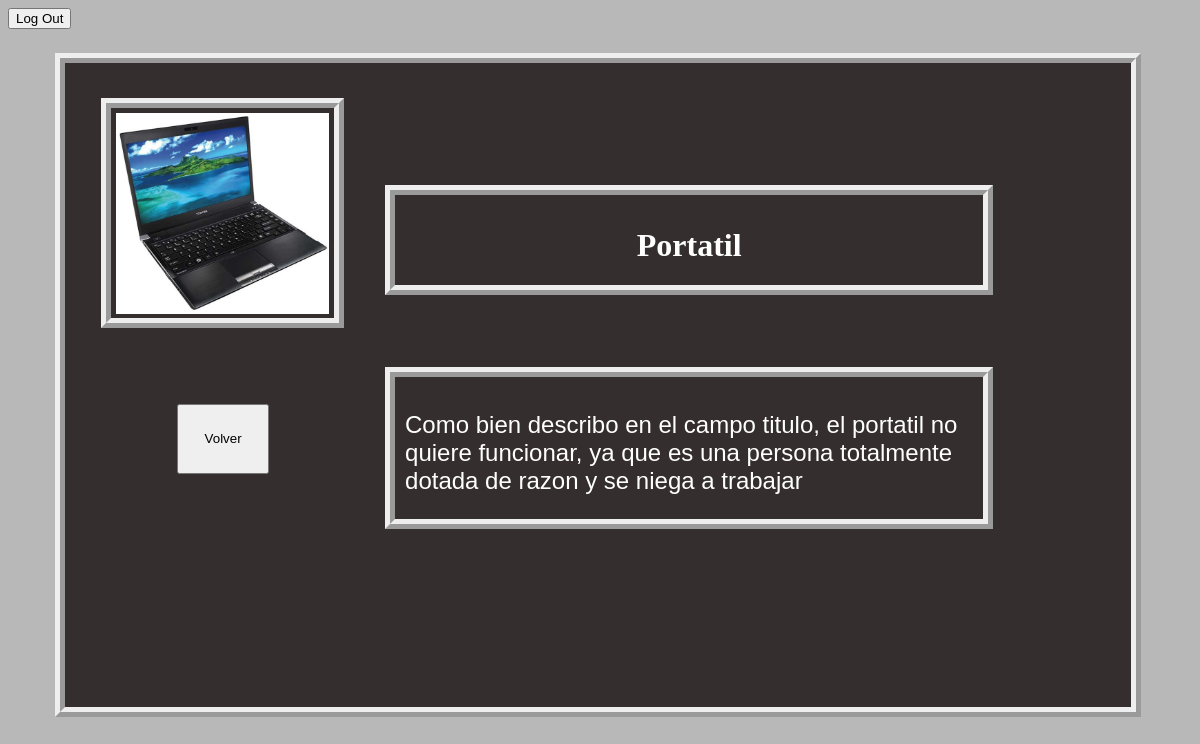
The page /php/informacion2.php?Recurso=3 on the database its author committed.
### tables this page shows
CREATE TABLE `incidencias` (
  `Id_incidencias` int(10) NOT NULL,
  `id_sala` int(10) NOT NULL,
  `id_usuario` int(10) NOT NULL,
  `titulo` varchar(50) NOT NULL,
  `descripcion` varchar(255) NOT NULL,
  `resuelta` varchar(5) NOT NULL DEFAULT 'false'
);

CREATE TABLE `equipos_sala` (
  `Id_equipo_sala` int(10) NOT NULL,
  `tipo_equipo_sala` varchar(25) NOT NULL,
  `equipo_sala` varchar(10) NOT NULL,
  `Disponible` varchar(5) NOT NULL DEFAULT 'true',
  `descripcion` varchar(255) DEFAULT NULL,
  `foto` varchar(100) NOT NULL
);

### php/informacion2.php (the view, shortened to what this page needs)
<!DOCTYPE html>
<html>
	<head>
		<link rel="stylesheet" type="text/css" href="../css/styles.css">
	</head>
	<body>
		<button onclick="LogOut()">Log Out</button>
		<div class="reserva_total">
			<?php
			$link = mysqli_connect('172.24.17.192', 'root', '1234', 'proyecto1eleven');
			$Id=$_REQUEST['Recurso'];
			$Sql="SELECT incidencias.descripcion, equipos_sala.foto, equipos_sala.tipo_equipo_sala FROM equipos_sala inner join incidencias  on equipos_sala.Id_equipo_sala = incidencias.id_sala where Id_incidencias=".$Id;
			$Sql2=mysqli_query($link,$Sql);
			ForEach($Sql2 as $query){
				if ($query['foto']!="") {
					echo "<div class='imagen'>";
						echo "<img src='".$query['foto']."'>";
					echo "</div>";
				}else{
					echo "<div></div>";
				}
			echo "<div class='titulo'>";
				echo "<h1>$query[tipo_equipo_sala]</h1>";
			echo "</div>";
		}
			?>
			<div class='reserva_boton'>
				<button id="BotonReserva" value="$Id" onclick="window.location.href='recursosAdministrador.php'" >Volver</button>
			</div>
			<?php
			echo "<div class='descripcion'>";
			$Nueva_var=utf8_encode($query["descripcion"]);
				echo "<p>".$Nueva_var."</p>";
			echo "</div>";
			?>
		</div>
	</body>
</html>

### css/styles.css (style rules this page uses)
html { background-color: #B8B8B8; }
p { font-size: 150%; font-family: arial; text-align: center; color: white; }
h1 { color: white; }
.imagen { width: 30%; height: 30%; float: left; border-style: ridge; border-width: 10px; margin-left: -20%; margin-top: -20%; padding-left: 5px; padding-top: 5px; padding-right: 5px; background-color: #352E2E; }
.imagen img { width: 100%; height: 100%; }
.reserva_total { float: left; width: 60%; height: 200%; padding: 15%; border-width: 10px; border-style: ridge; margin-left: 4%; margin-top: 2%; margin-bottom: 2%; background-color: #352E2E; }
.titulo { float: left; width: 80%; height: 20%; border-style: ridge; border-width: 10px; margin-left: 20%; margin-top: -20%; padding-left: 10px; padding-top: 10px; padding-right: 10px; text-align: center; }
.reserva_boton { width: 13%; height: 20%; float: left; margin-left: -10%; margin-top: 10%; padding-left: 5px; padding-top: 5px; padding-right: 5px; }
.reserva_boton button { width: 100%; height: 70px; }
.descripcion { float: left; width: 80%; height: 20%; border-style: ridge; border-width: 10px; margin-left: 20%; margin-top: -15%; padding-left: 10px; padding-top: 10px; padding-right: 10px; }
.descripcion p { text-align: left; }

### rows shown on the page
incidencias: id_sala.foto (picture), id_sala.tipo_equipo_sala "Portatil", descripcion "Como bien describo en el campo titulo, el portatil no quiere funcionar, ya que es una persona totalmente dotada de razon y se niega a trabajar"
